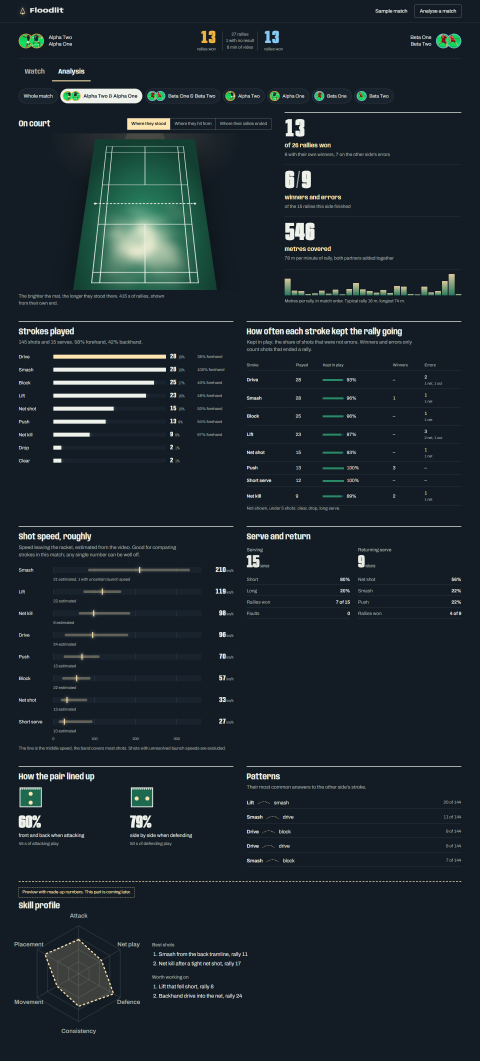
#> input picture design/prototypes/a-floodlit/shots/analysis.png, 1440 x 3181 px (shown at 1/3 size)
$ python -i court_detection.py   (imports and definitions only)
#> lines starting #> are read from the running program, lines starting #| are printed output that depends on the picture; after the words box and inside, x2 and y2 are one past the last pixel; in counts of white or black regions, pixels touching at a corner belong together
"""Unreviewed court geometry from visible markings, without a surface-color prior.

The template uses the doubles boundary and singles/service markings. A fit is
not a probability, a live/replay classifier, or evidence for an in/out decision.
Incomplete, ambiguous and moving views deliberately remain uncalibrated.
"""

import itertools
import math
import time
from contextlib import closing

import cv2
import numpy as np

from .video import iter_frames

METHOD = "local contrast badminton marking template v1"
# How close an agreeing fit must be for a disagreeing one to count as a misfit.
RECHECK_FRAMES = 6
# A court that is seen for only part of a view: how closely its first and last
# frames are located, and the shortest stretch worth keeping.
EDGE_FRAMES = 8
MIN_PARTIAL_FRAMES = 30
# Largest corner distance (share of the frame) between two fits of one court.
# Fits of a still camera 0.1 s apart scatter by more than the earlier 0.012:
# on nine DShuttleNet training matches and the two supplied videos (699
# pairs, training/court_jitter.py) 3.4% of pairs are over 0.012, 1.7% over
# 0.025 and still 1.3% over 0.05, so above 0.025 is nearly all real change
# (cuts, misfits). At 0.012 whole still views of some broadcasts were
# rejected as moving. A pan of 0.03 still counts as a new court.
AGREEMENT = 0.025
SIDELINE = (6.10 - 5.18) / 2 / 6.10
SHORT = 0.5 - 1.98 / 13.40
LONG = 0.76 / 13.40
SEGMENTS = np.asarray(
    [
        [[0, 0], [1, 0]],
        [[1, 0], [1, 1]],
        [[1, 1], [0, 1]],
        [[0, 1], [0, 0]],
        [[SIDELINE, 0], [SIDELINE, 1]],
        [[1 - SIDELINE, 0], [1 - SIDELINE, 1]],
        [[0, LONG], [1, LONG]],
        [[0, 1 - LONG], [1, 1 - LONG]],
        [[0, SHORT], [1, SHORT]],
        [[0, 1 - SHORT], [1, 1 - SHORT]],
        [[0.5, 0], [0.5, SHORT]],
        [[0.5, 1 - SHORT], [0.5, 1]],
    ],
    np.float32,
)
_T = np.linspace(0.04, 0.96, 48, dtype=np.float32)[None, :, None]
_TEMPLATE = (SEGMENTS[:, :1] * (1 - _T) + SEGMENTS[:, 1:] * _T).reshape(1, -1, 2)
_UNIT = np.asarray([[0, 0], [1, 0], [1, 1], [0, 1]], np.float32)


def _line_mask(rgb):
    h, w = rgb.shape[:2]
    scale = min(1, 640 / max(w, h))
    image = cv2.resize(
        rgb, (round(w * scale), round(h * scale)), interpolation=cv2.INTER_AREA
    )
    kernel = max(3, min(31, round(15 * image.shape[0] / 360) | 1))
    gray = cv2.cvtColor(image, cv2.COLOR_RGB2GRAY)
    contrast = gray.astype(np.int16) - cv2.medianBlur(gray, kernel).astype(np.int16)
    return ((gray >= 80) & (contrast >= 15)).astype(np.uint8)


def _lines(mask):
    h, _ = mask.shape
    raw = cv2.HoughLinesP(
        mask,
        1,
        np.pi / 360,
        max(12, round(h * 0.07)),
        minLineLength=max(15, h * 0.12),
        maxLineGap=max(2, h * 0.015),
    )
    if raw is None:
        return []
    records = []
    for x1, y1, x2, y2 in raw[:, 0]:
        length = math.hypot(x2 - x1, y2 - y1)
        normal = np.asarray([y1 - y2, x2 - x1, x1 * y2 - x2 * y1], float) / length
        if normal[0] < 0 or (abs(normal[0]) < 1e-6 and normal[1] < 0):
            normal *= -1
        records.append((length, normal, np.asarray([(x1 + x2) / 2, (y1 + y2) / 2, 1])))
    selected = []
    for length, normal, midpoint in sorted(records, key=lambda r: -r[0]):
        if any(
            abs(np.dot(normal[:2], other[1][:2])) > math.cos(math.radians(3))
            and abs(np.dot(other[1], midpoint)) <= max(1.5, h * 0.006)
            for other in selected
        ):
            continue
        selected.append((length, normal, midpoint))
        if len(selected) == 26:
            break
    return selected


def _canonical(quad):
    # Preserve the fitted long/short court axes. Arbitrary polygon rotation
    # would incorrectly swap court length and width for downstream features.
    if quad[:2, 1].sum() > quad[2:, 1].sum():
        quad = quad[[3, 2, 1, 0]]
    if quad[0, 0] > quad[1, 0]:
        quad = quad[[1, 0, 3, 2]]
    return quad


def _score(quad, distance, soft):
    h, w = distance.shape
    transform = cv2.getPerspectiveTransform(_UNIT, quad.astype(np.float32))
    projected = cv2.perspectiveTransform(_TEMPLATE, transform)[0]
    if not np.isfinite(projected).all():
        return None
    points = np.rint(projected).astype(int)
    x, y = points[:, 0].clip(0, w - 1), points[:, 1].clip(0, h - 1)
    support = (distance[y, x].reshape(12, -1) <= max(1.2, h * 4 / 720)).mean(1)
    quality = soft[y, x].reshape(12, -1).mean(1)
    if (
        min(support[:4]) < 0.2
        or sum(support[:4] >= 0.6) < 3
        or support[:4].mean() < 0.65
        or sum(support[4:] >= 0.5) < 4
        or support[4:].mean() < 0.55
        or min(support[[4, 5, 8, 9]]) < 0.45
    ):
        return None
    return float(0.5 * quality[:4].mean() + 0.5 * quality[4:].mean()), support


def detect_court(rgb):
    """Fit a complete visible court to an RGB uint8 image; return normalized corners."""
    if (
        not isinstance(rgb, np.ndarray)
        or rgb.dtype != np.uint8
        or rgb.ndim != 3
        or rgb.shape[2] != 3
        or min(rgb.shape[:2]) < 128
    ):
        raise ValueError(
            "Court detection requires an RGB uint8 image at least 128px per side"
        )
    began = time.perf_counter()
    mask = _line_mask(rgb)
    h, w = mask.shape
    records = _lines(mask)
    candidates, considered = [], 0
    if len(records) >= 4:
        matrix = np.asarray([r[1] for r in records])
        cross = np.cross(matrix[:, None, :], matrix[None, :, :])
        finite = np.abs(cross[:, :, 2]) > 1e-5
        intersections = np.divide(
            cross[:, :, :2],
            cross[:, :, 2:],
            out=np.full(cross[:, :, :2].shape, np.nan),
            where=finite[:, :, None],
        )
        angles = np.degrees(
            np.arccos(np.clip(np.abs(matrix[:, :2] @ matrix[:, :2].T), 0, 1))
        )
        pairs = list(itertools.combinations(range(len(records)), 2))
        transverse = sorted(
            [(i, j) for i, j in pairs if angles[i, j] <= 25],
            key=lambda p: -(records[p[0]][0] + records[p[1]][0]),
        )[:100]
        distance = cv2.distanceTransform(1 - mask, cv2.DIST_L2, 3)
        soft = np.exp(-0.5 * (distance / max(0.7, h * 2 / 720)) ** 2)
        found = []
        for i, j in transverse:
            for k, last in pairs:
                if (
                    i in (k, last)
                    or j in (k, last)
                    or min(angles[i, k], angles[i, last], angles[j, k], angles[j, last])
                    < 25
                ):
                    continue
                quad = np.asarray(
                    [
                        intersections[i, k],
                        intersections[i, last],
                        intersections[j, last],
                        intersections[j, k],
                    ],
                    np.float32,
                )
                if (
                    not np.isfinite(quad).all()
                    or np.any(quad < 0)
                    or np.any(quad[:, 0] >= w)
                    or np.any(quad[:, 1] >= h)
                    or not cv2.isContourConvex(quad)
                    or not 0.07 <= abs(cv2.contourArea(quad)) / (w * h) <= 0.85
                    or np.ptp(quad[:, 0]) < 0.18 * w
                    or np.ptp(quad[:, 1]) < 0.18 * h
                ):
                    continue
                considered += 1
                result = _score(quad, distance, soft)
                if result is not None and result[0] >= 0.6:
                    found.append((result[0], quad, result[1]))
        selected = []
        for value, quad, support in sorted(found, key=lambda r: -r[0]):
            quad = _canonical(quad)
            if any(
                np.linalg.norm(quad - c[1], axis=1).mean() < 0.015 * math.hypot(w, h)
                for c in selected
            ):
                continue
            selected.append((value, quad, support))
            candidates.append(
                {
                    "score": value,
                    "corners": (quad / [w, h]).tolist(),
                    "line_support": support.tolist(),
                }
            )
            if len(selected) == 8:
                break
    ambiguous = (
        len(candidates) > 1 and candidates[0]["score"] - candidates[1]["score"] < 0.05
    )
    status = "ambiguous" if ambiguous else "detected" if candidates else "not_detected"
    return {
        "status": status,
        "corners": candidates[0]["corners"] if status == "detected" else None,
        "candidates": candidates,
        "line_count": len(records),
        "considered": considered,
        "elapsed_s": time.perf_counter() - began,
    }


# [104 lines left out: functions court_consensus, _agreeing, recheck_frames, not called in this run]


def _same_court(first, second):
    gap = np.asarray(first["corners"], float) - np.asarray(second["corners"], float)
    return bool(np.linalg.norm(gap, axis=1).max() <= AGREEMENT)


# [133 lines left out: functions partial_courts, _sample, calibrate_ranges, not called in this run]

>>> import cv2
>>> picture = cv2.cvtColor(cv2.imread('../../design/prototypes/a-floodlit/shots/analysis.png'), cv2.COLOR_BGR2RGB)
>>> result = detect_court(picture)
#> in _line_mask, `image = cv2.resize( rgb, (round(w * scale), round(h * scale)), interpo..`:
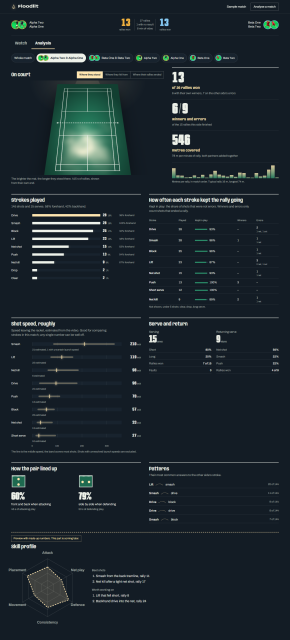
#> image: shape (640, 290, 3); mean R, G, B 27.9, 38.6, 45.3
#> in _line_mask, `contrast = gray.astype(np.int16) - cv2.medianBlur(gray, kernel).astype..`:
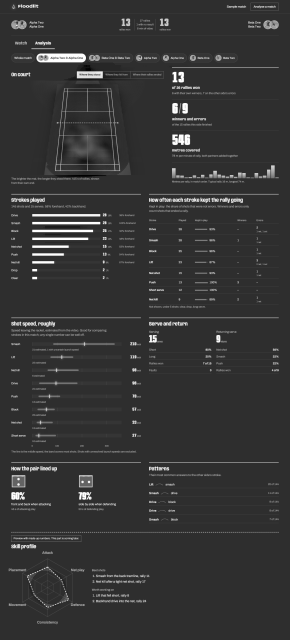
#> contrast: shape (640, 290) int16; min -48, max 214, mean 7.3; drawn with min black and max white
#> in _line_mask, `return ((gray >= 80) & (contrast >= 15)).astype(np.uint8)`:
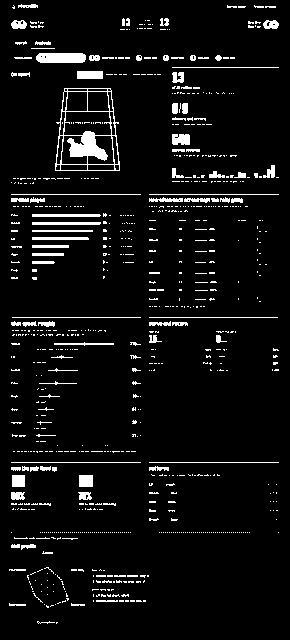
#> returned value: shape (640, 290); values 0 (black) and 1 (white), 5.9% white; 814 white regions (715 under 20 px), largest, box (x1, y1, x2, y2) and area: (55, 88, 120, 171) 1421, (36, 53, 86, 63) 475, (77, 71, 103, 79) 208
#> in _lines, `raw = cv2.HoughLinesP( mask, 1, np.pi / 360, max(12, round(h * 0.07)),..`: raw = 27 rows, first 6: [12, 317, 277, 317], [11, 194, 278, 194], [11, 462, 278, 462], [14, 57, 234, 57], [15, 58, 234, 58], [172, 176, 274, 175]
#> the loop in _lines, `for x1, y1, x2, y2 in raw[:, 0]:` made 27 passes
#> (x1, y1, x2, y2, length, normal) on passes 1 to 8: (12, 317, 277, 317, 265, [0, 1, -317]), (11, 194, 278, 194, 267, [0, 1, -194]), (11, 462, 278, 462, 267, [0, 1, -462]), (14, 57, 234, 57, 220, [0, 1, -57]), (15, 58, 234, 58, 219, [0, 1, -58]), (172, 176, 274, 175, 102, [0.0098, 1, -177.7]), (59, 178, 67, 88, 90.35, [0.996, 0.0885, -74.53]), (13, 451, 135, 451, 122, [0, 1, -451])
#> after the loop in _lines, `for x1, y1, x2, y2 in raw[:, 0]:`: records = 27 items
#> the loop in _lines, `for length, normal, midpoint in sorted(records, key=lambda r: -r[0]):` made 27 passes
#> (length, normal, midpoint) on passes 1 to 8: (267, [0, 1, -194], [144.5, 194, 1]), (267, [0, 1, -462], [144.5, 462, 1]), (265, [0, 1, -317], [144.5, 317, 1]), (220, [0, 1, -57], [124, 57, 1]), (219, [0, 1, -58], [124.5, 58, 1]), (122, [0, 1, -451], [74, 451, 1]), (107, [1, -0.00935, -85.33], [86.5, 124.5, 1]), (106, [0, 1, -67], [225, 67, 1])
#> after the loop in _lines, `for length, normal, midpoint in sorted(records, key=lambda r: -r[0]):`: selected = 21 items
#> in detect_court, `matrix = np.asarray([r[1] for r in records])`: matrix = 21 rows, first 8: [0, 1, -194], [0, 1, -462], [0, 1, -317], [0, 1, -57], [0, 1, -451], [1, -0.00935, -85.33], [0, 1, -67], [0.0098, 1, -177.7]
#> in detect_court, `cross = np.cross(matrix[:, None, :], matrix[None, :, :])`:
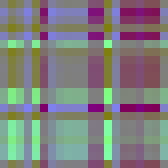
#> cross: shape (21, 21, 3) float64 (shown 8 times larger); mean of channels 0, 1, 2 0, 0, 0; drawn with min black and max white
#> in detect_court, `angles = np.degrees( np.arccos(np.clip(np.abs(matrix[:, :2] @ matrix[:..`:
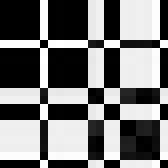
#> angles: shape (21, 21) float64 (shown 8 times larger); min 0, max 89.97, mean 41.1; drawn with min black and max white
#> in detect_court, `pairs = list(itertools.combinations(range(len(records)), 2))`: pairs = 210 pairs, first value 0 to 19, second value 1 to 20
#> in detect_court, `transverse = sorted( [(i, j) for i, j in pairs if angles[i, j] <= 25],..`: transverse = 100 pairs, first value 0 to 16, second value 1 to 20
#> in detect_court, `distance = cv2.distanceTransform(1 - mask, cv2.DIST_L2, 3)`:
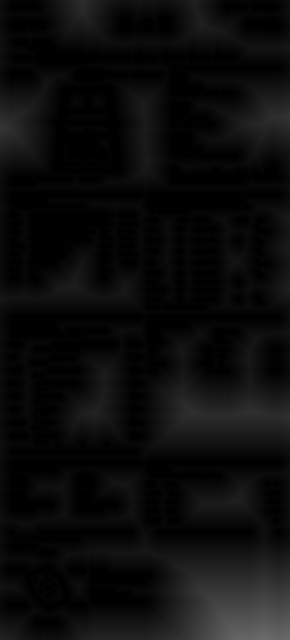
#> distance: shape (640, 290) float32; min 0, max 108, mean 12.2
#> in detect_court, `soft = np.exp(-0.5 * (distance / max(0.7, h * 2 / 720)) ** 2)`:
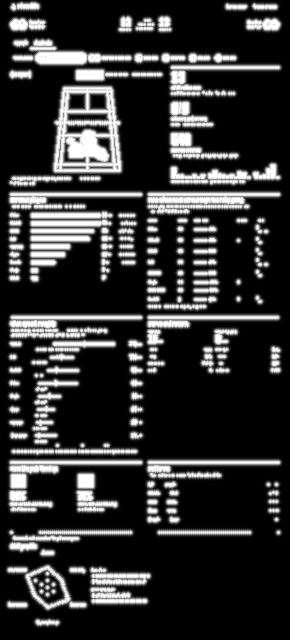
#> soft: shape (640, 290) float32; min 0, max 1, mean 0.198
#> the loop in detect_court, `for i, j in transverse:` made 100 passes
#> (i, j) on passes 8, 12, 13, 14, 15, 16, 17, 18: (1, 4), (2, 6), (0, 7), (1, 7), (0, 8), (1, 8), (2, 7), (2, 8)
#> the loop in detect_court, `for value, quad, support in sorted(found, key=lambda r: -r[0]):` made 9 passes
#> (value, quad) on passes 1 to 7: (0.701, [[85.87, 57], [69.76, 57], [34.73, 451], [89.55, 451]]), (0.65, [[85.87, 57], [89.55, 451], [16.6, 451], [69.13, 57]]), (0.628, [[5.8, 532], [155.2, 532], [109.4, 74], [66.87, 74]]), (0.627, [[69.13, 57], [107.7, 57], [147.1, 451], [16.6, 451]]), (0.624, [[89.65, 462], [33.76, 462], [69.76, 57], [85.87, 57]]), (0.617, [[90.31, 532], [27.53, 532], [68.24, 74], [86.03, 74]]), (0.614, [[69.76, 57], [107.7, 57], [155.2, 532], [27.53, 532]])

$ run again, on design/prototypes/a-floodlit/shots/landing.png
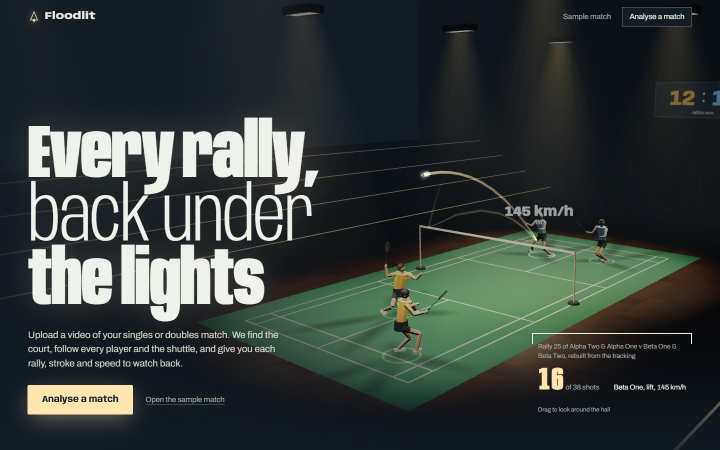
#> input picture design/prototypes/a-floodlit/shots/landing.png, 1440 x 900 px (shown at 1/2 size)
#> in _line_mask, `return ((gray >= 80) & (contrast >= 15)).astype(np.uint8)`:
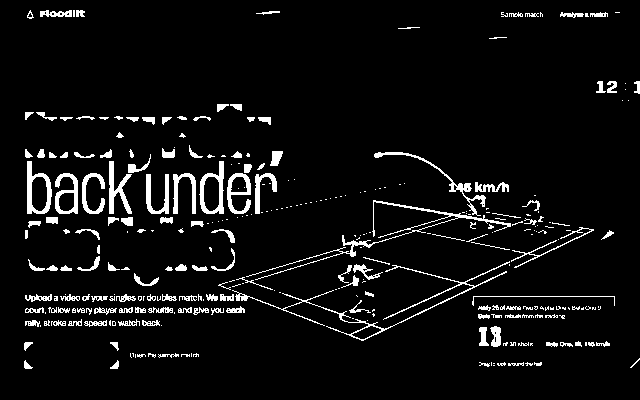
#> returned value: shape (400, 640); values 0 (black) and 1 (white), 6% white; 311 white regions (154 under 20 px), largest, box (x1, y1, x2, y2) and area: (232, 261, 510, 341) 1081, (246, 200, 511, 280) 992, (27, 161, 52, 214) 542
#> raw = 57 rows, first 6: [473, 296, 614, 296], [399, 206, 493, 220], [384, 318, 582, 228], [25, 311, 244, 309], [479, 307, 569, 309], [363, 246, 476, 212]
#> the loop in _lines, `for x1, y1, x2, y2 in raw[:, 0]:` made 57 passes
#> (x1, y1, x2, y2, length, normal) on passes 1 to 8: (473, 296, 614, 296, 141, [0, 1, -296]), (399, 206, 493, 220, 95.04, [0.147, -0.989, 145]), (384, 318, 582, 228, 217.5, [0.414, 0.91, -448.4]), (25, 311, 244, 309, 219, [0.00913, 1, -311.2]), (479, 307, 569, 309, 90.02, [0.0222, -1, 296.3]), (363, 246, 476, 212, 118, [0.288, 0.958, -340.2]), (362, 340, 506, 271, 159.7, [0.432, 0.902, -463]), (43, 117, 154, 117, 111, [0, 1, -117])
#> after the loop in _lines, `for x1, y1, x2, y2 in raw[:, 0]:`: records = 57 items
#> the loop in _lines, `for length, normal, midpoint in sorted(records, key=lambda r: -r[0]):` made 49 passes
#> (length, normal, midpoint) on passes 1 to 8: (219, [0.00913, 1, -311.2], [134.5, 310, 1]), (219, [0, 1, -312], [134.5, 312, 1]), (218, [0.00459, 1, -309.1], [134, 308.5, 1]), (217.5, [0.414, 0.91, -448.4], [483, 273, 1]), (206, [0.0146, -1, 296.6], [128, 298.5, 1]), (171, [0.409, 0.912, -447.5], [429, 298, 1]), (167, [0.0239, -1, 294], [162.5, 298, 1]), (164, [0.0122, -1, 297.7], [107, 299, 1])
#> after the loop in _lines, `for length, normal, midpoint in sorted(records, key=lambda r: -r[0]):`: selected = 26 items
#> matrix = 26 rows, first 8: [0.00913, 1, -311.2], [0.414, 0.91, -448.4], [0.0146, -1, 296.6], [0.432, 0.902, -463], [0.349, -0.937, 191], [0.332, -0.943, 183], [0, 1, -296], [0.199, -0.98, 143.6]
#> finite: shape (26, 26) bool; 93.2% white; black in thin lines or dots
#> pairs = 325 pairs, first value 0 to 24, second value 1 to 25
#> transverse = 100 pairs, first value 0 to 10, second value 1 to 25
#> in detect_court, `soft = np.exp(-0.5 * (distance / max(0.7, h * 2 / 720)) ** 2)`:
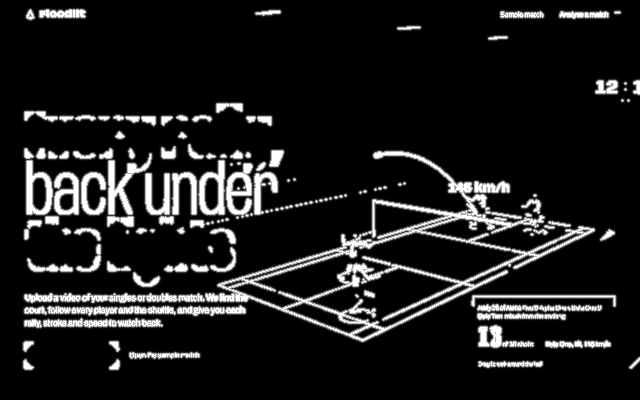
#> soft: shape (400, 640) float32; min 0, max 1, mean 0.112
#> the loop in detect_court, `for i, j in transverse:` made 100 passes
#> (i, j) on passes 2 to 9: (0, 2), (1, 3), (0, 4), (0, 5), (2, 4), (0, 6), (2, 5), (1, 6)
#> after the loop in detect_court, `for i, j in transverse:`: considered = 61; found = []
#> ambiguous = False
#> status = 'not_detected'
#> result = 6 items
